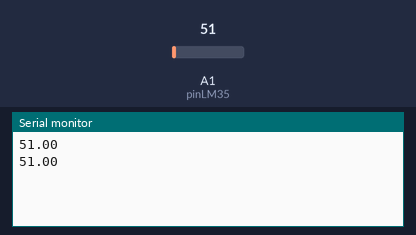
A sketch run on a simulated Arduino Uno, built with avr-gcc and run on an emulated ATmega328P. Shown: the last lines printed to the serial monitor. Inputs (shaded band) come from the test bench; at power-on: A1 (pinLM35) = 51.

Above: at 1.8 s.
1.9 s: A1 (pinLM35) set to 61
At 2.5 s:
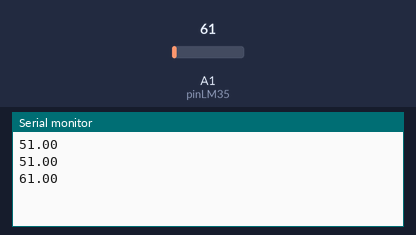
3.4 s: A1 (pinLM35) set to 71
At 4.8 s:
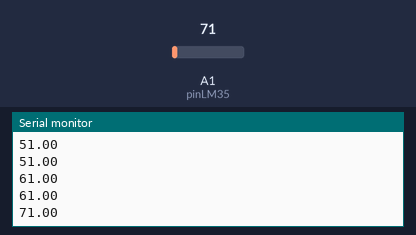
Timing chart, 0 to 6.4 s (numbered marks = the images above; inputs shaded):
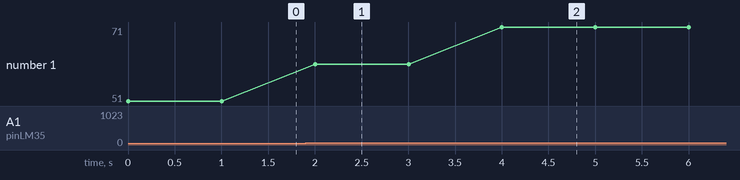

Measured:
- after the input at 1.9 s, the serial monitor: prints a new line after 0.10 s (image 1)
- after the input at 3.4 s, the serial monitor: prints a new line after 0.60 s (image 2)
- plotted number 1: 51 → 61 after the input at 1.9 s, 61 → 71 after the input at 3.4 s

The sketch:

lm34.ino
```cpp
float tempC; // Variable para almacenar el valor obtenido del sensor (0 a 1023)
int pinLM35 = 1; // Variable del pin de entrada del sensor (A0)

void setup() {

  Serial.begin(9600);
  //pinMode(7 , OUTPUT);

}

void loop() {
  //digitalWrite(7, HIGH);


  tempC = analogRead(pinLM35);

  //tempC = (5.0 * tempC * 100.0)/1024.0;

  // Envia el dato al puerto serial
  Serial.println(tempC);


  //digitalWrite(7, LOW);
  delay(1000);
}
```
